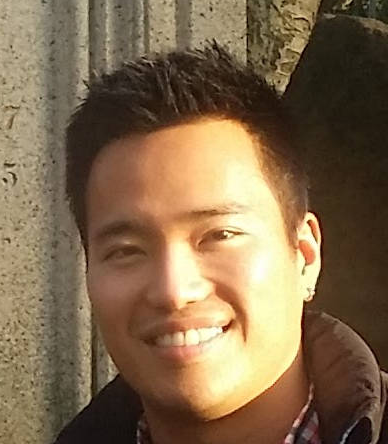
#> input picture data/Tae.png, 388 x 444 px, found by its file name; the run also reads 1 picture not shown here
$ jupyter execute --allow-errors Part1_Chapter03_Probability_and_Information_Theory.ipynb   (shell and % lines are left out)
#> lines starting #> are read from the running program, lines starting #| are printed output that depends on the picture; after the words box and inside, x2 and y2 are one past the last pixel; in counts of white or black regions, pixels touching at a corner belong together; long printed decimals are rounded
<a href="https://colab.research.google.com/github/tae898/DeepLearning/blob/master/Part1_Chapter03_Probability_and_Information_Theory.ipynb" target="_parent"></a>

# 3.1 Why Probability?

[cell 1]
import numpy as np

[cell 2]
# Let's test frequentist probability!

def toss_coin():
    """Toss a coin which either gives you the heads (True) or tails (False)."""
    if np.random.random_sample() < 0.5:
        return True
    else:
        return False

# Below lines of code show you that if we repeated the experiment
# (e.g., tossing a coin) inﬁnitely many times, then a proportion of
# the repetitions would result in that outcome.

results = [toss_coin() for i in range(10)]
print(sum(results)/ len(results))

results = [toss_coin() for i in range(100)]
print(sum(results)/ len(results))

results = [toss_coin() for i in range(1000)]
print(sum(results)/ len(results))

results = [toss_coin() for i in range(10000)]
print(sum(results)/ len(results))

results = [toss_coin() for i in range(100000)]
print(sum(results)/ len(results))

[cell 3]
# The most important thing to remember in this section is the following setnence.
# If we list several properties that we expect common sense reasoning about uncertainty
# to have, then the only way to satisfy those properties is to treat Bayesian
# probabilities as behaving exactly the same as frequentist probabilities.

# 3.2 Random Variables

[cell 4]
import numpy as np

[cell 5]
# Let's create a simple discrete random variable x.
# x can take -0.1, 0, 2, and 10.2.
# Their probabilities are 0.1, 0.5, 0.25, and 0.15, respectively.

def sample_simple_discrete():
    randnum = np.random.random_sample()

    if randnum < 0.1:
        return -0.1
    elif randnum < 0.1 + 0.5:
        return 0
    elif randnum < 0.1 + 0.5 + 0.25:
        return 2
    else:
        return 10.2

[cell 6]
# Now the function we have defined above will sample a value from the
# discrete random variable x

print(sample_simple_discrete())

[cell 7]
# Let's see if repeating the sampling actually shows that it's sampling from
# the distribution that we've defined.

def get_probs(num_sampling):
    sampled = [sample_simple_discrete() for i in range(num_sampling)]

    probs = [sampled.count(x_) / len(sampled) for x_ in [-0.1, 0, 2, 10.2]]

    return probs

print(get_probs(10))
print()
print(get_probs(100))
print()
print(get_probs(1000))
print()
print(get_probs(10000))

[cell 8]
# Note that this was just a toy example. No one does such a thing.

# 3.3 Probability Distributions

[cell 9]
import numpy as np

[cell 10]
# There are a lot of useful probability distributions that we use in machine
# learning. One of the most used and most easy is uniform probability
# distribution, which I have used a lot in above sections.

# Below is a function that samples values from the uniform distribution where
# the domain of the variable is [0, 1)

x_sampled = np.random.random_sample()
print(x_sampled)

[cell 11]
# You can also sample multiple times at once

x_sampled = np.random.random_sample(size=10)
print(x_sampled)
print()
print(x_sampled.shape)

[cell 12]
# You can sample from the uniform distribution whose domain interval is [a, b),
# by simply multiplying (b - a) with the sampled value and adding +a to it.

# e.g., a=1, b=3
a = 1
b = 3

x_sampled = (b - a) * np.random.random_sample() + a
print(x_sampled)

[cell 13]
# Let's sample many times and plot the histogram to see if the source
# distribution is indeed the uniform distribution that we expected.

import matplotlib.pyplot as plt

for size in [10, 100, 1000, 10000, 100000]:
    x_sampled = np.random.random_sample(size=size)
    plt.figure();
    plt.hist(x_sampled, density=True);
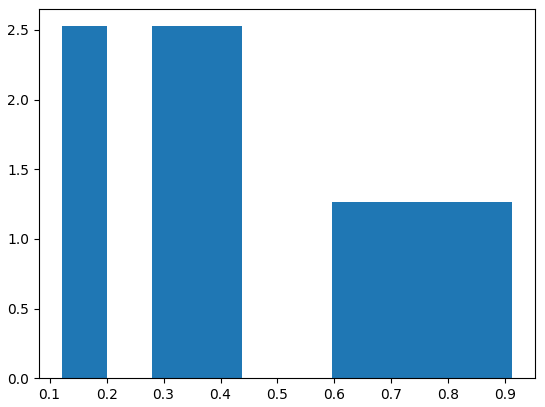
#> figure drawn by matplotlib, 1 panel
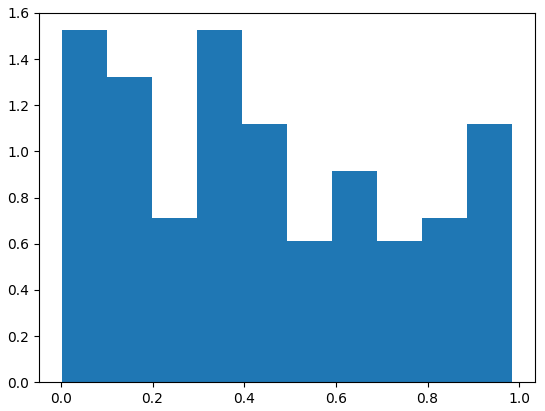
#> figure drawn by matplotlib, 1 panel; tallest bar 1.52 high, from x = 0.297 to 0.395
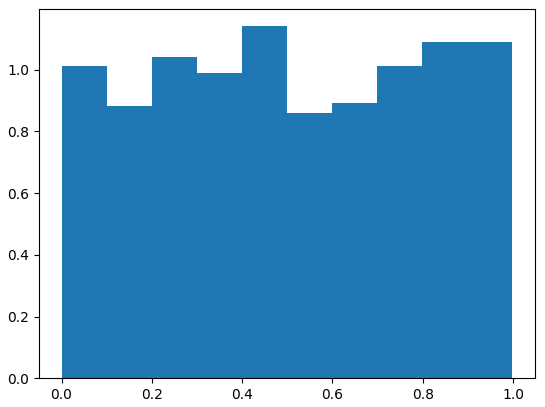
#> figure drawn by matplotlib, 1 panel; tallest bar 1.14 high, from x = 0.4 to 0.499
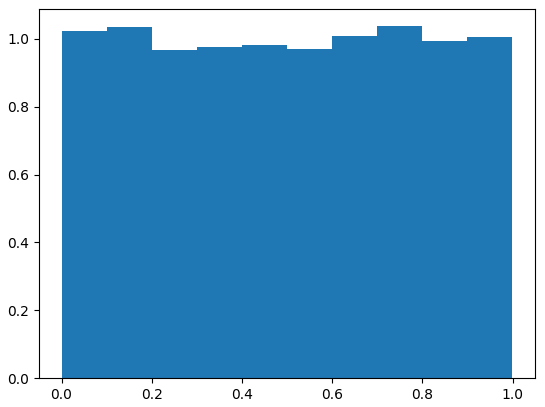
#> figure drawn by matplotlib, 1 panel; tallest bar 1.04 high, from x = 0.7 to 0.8
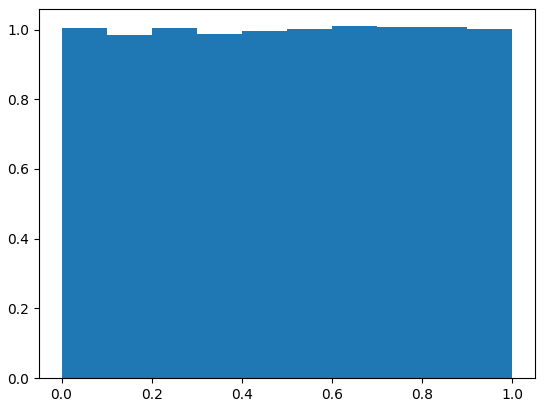
#> figure drawn by matplotlib, 1 panel; tallest bar 1.01 high, from x = 0.6 to 0.7

# 3.4 Marginal Probability

[cell 14]
# I was trying to make a good python example for this section but I can't
# really do it cuz we normally explain the concept of marginal probability
# analytically with a pen and paper.

# 3.5 Conditional Probability

[cell 15]
# I was trying to make a good python example for this section but I can't
# really do it cuz we normally explain the concept of marginal probability
# analytically with a pen and paper.

# 3.6 The Chain Rule of Conditional Probabilities

[cell 16]
# I was trying to make a good python example for this section but I can't
# really do it cuz we normally explain the concept of marginal probability
# analytically with a pen and paper.

# 3.7 Independence and Conditional Independence

[cell 17]
# I was trying to make a good python example for this section but I can't
# really do it cuz we normally explain the concept of marginal probability
# analytically with a pen and paper.

# 3.8 Expectation, Variance and Covariance

[cell 18]
import numpy as np

[cell 19]
# The reason why I keep saying that it's not so easy to make good python
# examples of this chapter is that often times we prove and show analytically
# how probability and statistics work.

# With a pen and paper, I can just write down any probability distribution, and
# from them I can prove and show stuffs. The thing with computers is that we
# can only sample from such distributions and play with the sampled values.

# For example, let's take the uniform distribution again where the domain of the
# random variable x is [0, 1). Obviously the expectation of x is 0.5, if you
# integrate P(x)*x*dx over the domain of x [0, 1).

# This gets tricky with computers since as I said we can only deal with the
# samples values from it.

x_sampled = np.random.random_sample(10000)
mean_x = x_sampled.mean()
print(mean_x)

# And of course the mean value of the sampled values is never exactly 0.5,
# since it's not the analytical expectation but the mean of the sampled values.

# This doesn't mean that this is a problem. With enough sampling, the stats we
# get from them get very close to the analytical ones anyways.

[cell 20]
# Let's try getting the expectation of x squared. The analytical value obtained
# with integral will give you 1/3

x_sampled_squared = x_sampled ** 2
print(x_sampled_squared.mean())

[cell 21]
# The variance of x can be computed using the equation

var_x = ((x_sampled - mean_x)**2).mean()
print(var_x)

# or numpy's built in function.
var_x = x_sampled.var()
print(var_x)

[cell 22]
# The std of x can be computed using the equation

std_x = np.sqrt(((x_sampled - mean_x)**2).mean())
print(std_x)

# or numpy's built in function.
var_x = x_sampled.var()
std_x = np.sqrt(var_x)
print(std_x)

[cell 23]
# Let's see if the expectation of two variables is indeed an linear operation.

x_sampled = np.random.random_sample(10000)
y_sampled = (3 - 1) * np.random.random_sample(10000) + 1

alpha = -1
beta = 5.1

# Below two equations should result in the same value.
print(np.mean(alpha * x_sampled + beta * y_sampled))
print()
print(alpha * np.mean(x_sampled) + beta * np.mean(y_sampled))
print()

[cell 24]
# If we just sample x and y as below, then we are sampling from two independent
# distributions. Then of course the covariance will be 0.

x_sampled = np.random.random_sample(10000)
y_sampled = (3 - 1) * np.random.random_sample(10000) + 1

# variance of x and y
print(x_sampled.var())
print()
print(y_sampled.var())
print()

# Calculating the covariance of x and y:
cov_xy = ((x_sampled - x_sampled.mean()) * (y_sampled - y_sampled.mean())).mean()
print(cov_xy)
print()

# Or just use the built-in numpy function.
# The docstring of numpy.cov() says that the data should be arranged as
# A 1-D or 2-D array containing multiple variables and observations.
# Each row of m represents a variable, and each column a single observation
# of all those variables

# Since we have two variables, x and y, and we sampled 10,000 times, the data
# should be of shape (2, 10000)

# np.cov() actually computes the covariance matrix. Check if the elements of
# this matrix corresponds to the values we have computed above

data = np.stack([x_sampled, y_sampled])
Cov_xy = np.cov(data)
print(Cov_xy)
print()

# Remember that the Covariance matrices are symmetrical.
print(np.allclose(Cov_xy, Cov_xy.T))

[cell 25]
# This time let's compute correlation. When we talk about correlation,
# we normally mean Pearson correlation coefficient.

corr_xy = ((x_sampled - x_sampled.mean()) * (y_sampled - y_sampled.mean())).mean() / (x_sampled.std() * y_sampled.std())
print(corr_xy)
print()

# Or we can just get the correlation matrix using the numpy builtin function.
# Note that the correlation of a random variable and itself is always 1, since
# it's calculated as the variance divided by the square of the standard deviation.
print(np.corrcoef(data))

## Example 1

#> (a cell that did not finish here is left out)

#> (a cell that did not finish here is left out)

#> (a cell that did not finish here is left out)

[cell 29]
# Sometimes we also like to plot them as an image to have a better visualized
# overview.
import matplotlib.pyplot as plt
#> (the rest of this cell did not finish here and is left out)

#> (a cell that did not finish here is left out)

#> (a cell that did not finish here is left out)

## Example 2

[cell 32]
# Often times when you collect data from the real world (e.g. sensors) many
# features are linearly correlated with each other and thus dependent on each
# other. Even RGB channels are correlated with each other. I'll open a sample
# image.


# Run some unix shell commands to remove the existing images and download the image.


# opencv to read the image from disk
import cv2

img_BGR = cv2.imread('Tae.png')
#> img_BGR is the input picture: shape (444, 388, 3); mean B, G, R 76.5, 104.8, 128.1
img_RGB = cv2.cvtColor(img_BGR, cv2.COLOR_BGR2RGB)

plt.title(img_RGB.shape);
plt.imshow(img_RGB);

[cell 33]
# Below lines show how much of correlation there is among the channels.

channel_R = img_RGB[:,:,0].flatten()
channel_B = img_RGB[:,:,1].flatten()
channel_C = img_RGB[:,:,2].flatten()

data_RGB = np.stack([channel_R, channel_B, channel_C])
print(data_RGB.shape)
#| (3, 172272)
print()
Corr_RGB = np.corrcoef(data_RGB)
#> Corr_RGB = [[1, 0.964, 0.916], [0.964, 1, 0.982], [0.916, 0.982, 1]]
print(Corr_RGB)
#| [[1.         0.9637 0.9164]
#|  [0.9637 1.         0.9817]
#|  [0.9164 0.9817 1.        ]]

# You can see that the three RGB channels are highly linearly  correlated.

[cell 34]
# Linearly transforming the data from the RGB color space to the YCoCg color
# space can somewhat decorrelate the channels.

RGB2YCoCg = np.array([[1/4,     1/2,    1/4],
                      [1/2,     0,      -1/2],
                      [-1/4,    1/2,    -1/4]])

YCoCg2RGB = np.linalg.inv(RGB2YCoCg)

data_YCoCg = RGB2YCoCg @ data_RGB

Corr_YCoCg = np.corrcoef(data_YCoCg)
#> Corr_YCoCg = [[1, 0.538, 0.636], [0.538, 1, -0.049], [0.636, -0.049, 1]]
print(Corr_YCoCg)
#| [[ 1.          0.5384  0.6356]
#|  [ 0.5384  1.         -0.04899]
#|  [ 0.6356 -0.04899  1.        ]]

# From the correlation matrix you can see that the correlation between the
# variables is not as high.

[cell 35]
# Using this intuition, we can create an "encoder" matrix that only keeps the
# two channels (Y and Co)

Encoder = RGB2YCoCg[:2, :]
Decoder = YCoCg2RGB[:, :2]

# Note the shapes!
print(Encoder.shape)
print()
print(Decoder.shape)

# Compress the data from 3 channels to 2.
data_compressed = Encoder @ data_RGB
print()
print(data_RGB.shape, data_compressed.shape)
#| (3, 172272) (2, 172272)

[cell 36]
# Now let's reconstruct the data using the Decoder!

data_reconstructed = Decoder @ data_compressed
print(data_reconstructed.shape)
#| (3, 172272)

# We have to reshape the matrix into the original image shape.
R_reconstructed = data_reconstructed[0, :].reshape(444, 388)
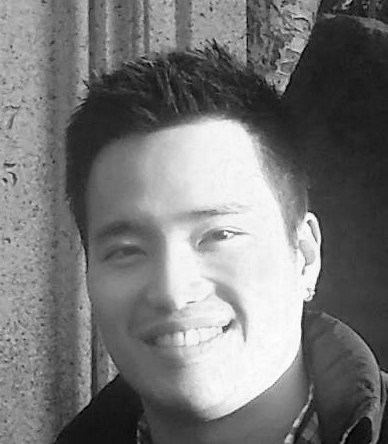
#> R_reconstructed: shape (444, 388) float64; min 0.75, max 275.5, mean 129.4; drawn with min black and max white
G_reconstructed = data_reconstructed[1, :].reshape(444, 388)
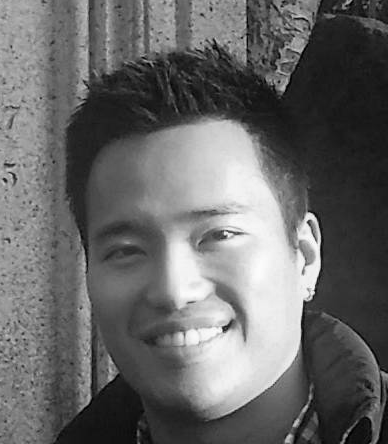
#> G_reconstructed: shape (444, 388) float64; min 0.25, max 252.5, mean 103.5
B_reconstructed = data_reconstructed[2, :].reshape(444, 388)
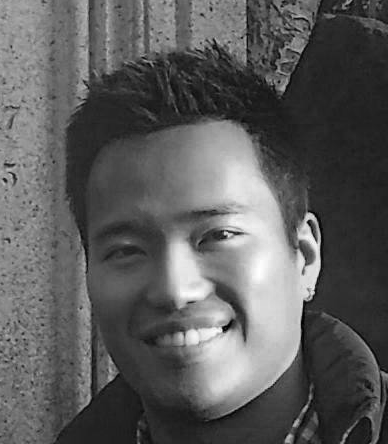
#> B_reconstructed: shape (444, 388) float64; min -19.25, max 249, mean 77.7; drawn with min black and max white


# We also have to clip the values that are not between 0 and 255.
R_reconstructed[R_reconstructed < 0] =0
R_reconstructed[R_reconstructed > 255] =255
#> R_reconstructed: shape (444, 388) float64; 11.88% of pixels changed, all inside (x1, y1, x2, y2) = (171, 121, 320, 413)
G_reconstructed[G_reconstructed < 0] =0
G_reconstructed[G_reconstructed > 255] =255
B_reconstructed[B_reconstructed < 0] =0
#> B_reconstructed: shape (444, 388) float64; 0.45% of pixels changed, all inside (x1, y1, x2, y2) = (81, 0, 388, 444)
B_reconstructed[B_reconstructed > 255] =255

img_reconstructed = np.stack([R_reconstructed, G_reconstructed, B_reconstructed], -1)
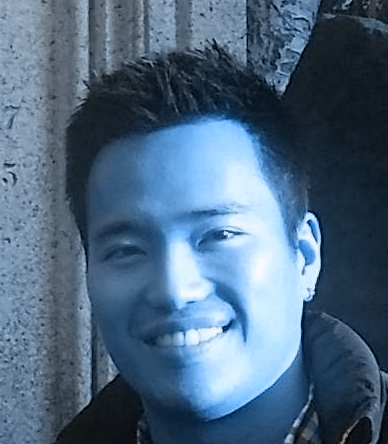
#> img_reconstructed: shape (444, 388, 3) float64; mean of channels 0, 1, 2 128.3, 103.5, 77.7; drawn as B, G, R

# We also have to convert the type from float to unsigned 8 bit integer.
img_reconstructed = img_reconstructed.astype(np.uint8)


fig, (ax1, ax2) = plt.subplots(1, 2, figsize=(15,8));

fig.suptitle('Left is the original and the right is the reconstructed. ')
ax1.imshow(img_RGB);
ax2.imshow(img_reconstructed);

[cell 37]
# This was just a toy example of encoding and decoding data using the linear
# algebra that we have learned so far.

# Of course no one does encoding-decoding this way. When you save RGB images
# from the memory to disc (e.g. as a jpg format), it uses a much more sophisticated
# algorithm to encode data (see https://en.wikipedia.org/wiki/JPEG for detail).
# Later on we will even learn encoding-decoding using neural networks!

# What I wanted to show here is that real world data has features that are
# linearly correlated and simple linear transformation can encode / decode them.

# 3.9 Common Probability Distributions

[cell 38]
import numpy as np

## 3.9.1 Bernoulli distribution

[cell 39]
# I couldn't find bernoulli from numpy so I will import it from scipy.
from scipy.stats import bernoulli

[cell 40]
# Let's say P(x=1) = p. This is the parameter you have to specify to use
# bernoulli.

p = 0.3

# Let's sample 100000 from the distribution and see if the expectation and the
# variance are close to the analytical ones.

samples = bernoulli.rvs(p, size=100000)

# The expectation should be p = 0.3
print(samples.mean())
print()

# The variance should be p(1-p) = 0.3*0.7 = 0.021
print(samples.var())

## Binomial distribution

[cell 41]
# I couldn't find binomial from numpy so I will import it from scipy.
from scipy.stats import binom

# A helpful explanation:
# https://en.wikipedia.org/wiki/Binomial_distribution#Bernoulli_distribution

[cell 42]
# The Bernoulli distribution is a special case of the binomial distribution,
# where n = 1

# For this distribution we have to specify two parameters n and p. p can be
# considered the same thing as bernoulli and n is the number of bernoulli trials.

n = 10
p = 0.3

# let's sample 100000 samples from the distribution
samples = binom.rvs(n, p, size=100000)

[cell 43]
# Below line will print the unique observations of the samples.
# There should be 11 unique obervations since we wet n to 10 and therefore the
# possible values of k is 0, 1, ..., 9, 10.

print(set(samples))

[cell 44]
import matplotlib.pyplot as plt

# Let's plot the histogram of the samples to see the possible values of the
# random variable and how many observations were realized.

plt.hist(samples, bins=11);

# Plotting the histogram of sampled values from a certain probability distribution
# is equilvalent to plotting the pdf or pmf of the distribution. As the number
# of samples get close to infinity, the histogram would look more like to the
# analytical pdf or pmf of it.

# The histogram look a lot like the pdf of a Gaussian!
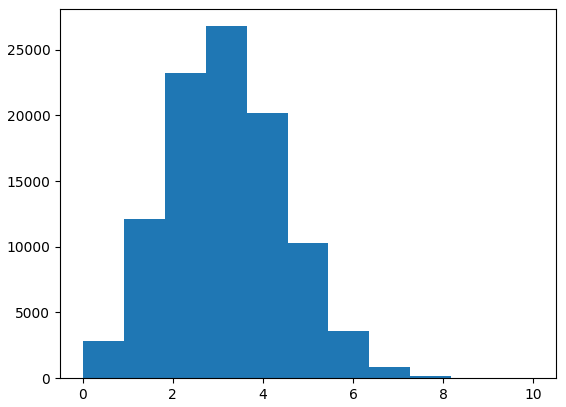
#> figure drawn by matplotlib, 1 panel; tallest bar 26783 high, from x = 2.73 to 3.64
#> (the rest of the program and of its run is left out)
